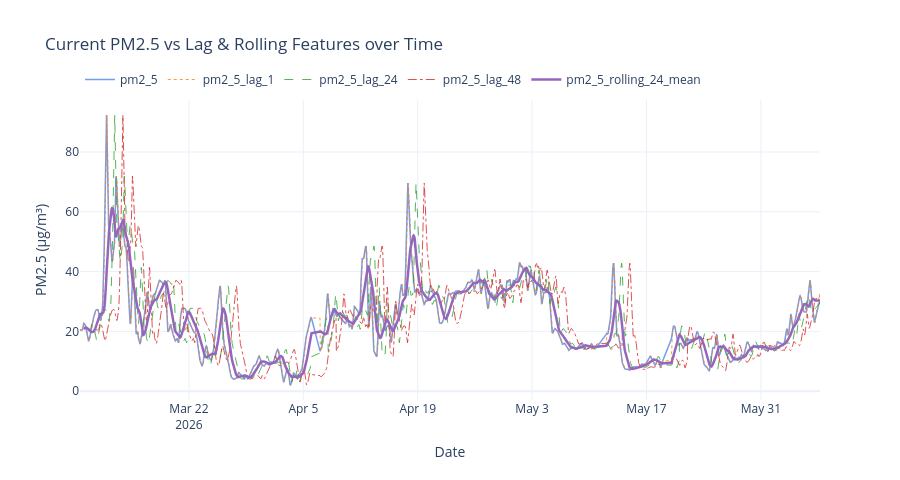

Notebook source saved alongside this figure:
### Markdown cell above
## 20. Engineered Lag & Rolling Features <a id='20'></a>

### Code cell
if not feat_df.empty:
    # Show PM2.5 lag/rolling features as representative example
    lag_features = [c for c in ["pm2_5", "pm2_5_lag_1", "pm2_5_lag_24", "pm2_5_lag_48",
                                 "pm2_5_rolling_6_mean", "pm2_5_rolling_12_mean",
                                 "pm2_5_rolling_24_mean"] if c in feat_df.columns]
    if lag_features:
        fig, axes = plt.subplots(len(lag_features), 1, figsize=(15, 3 * len(lag_features)),
                                 sharex=True)
        if len(lag_features) == 1:
            axes = [axes]
        colors = plt.cm.plasma(np.linspace(0.1, 0.9, len(lag_features)))
        for ax, feat, color in zip(axes, lag_features, colors):
            ax.plot(feat_df["datetime"], feat_df[feat], color=color, linewidth=0.8, alpha=0.85)
            ax.set_ylabel(feat, fontsize=9)
            ax.grid(alpha=0.3)
        axes[-1].set_xlabel("Date (UTC)")
        axes[0].set_title("PM2.5 Lag & Rolling Features (from features collection)", fontsize=13)
        plt.tight_layout()
        plt.show()
    else:
        print("PM2.5 lag features not found in feat_df. Run backfill.py --rebuild-features")

    overlay_features = [c for c in ["pm2_5", "pm2_5_lag_1", "pm2_5_lag_24", "pm2_5_lag_48",
                                    "pm2_5_rolling_24_mean"] if c in feat_df.columns]
    if overlay_features:
        fig = go.Figure()
        styles = [
            dict(color="rgba(100,149,237,0.9)", width=1.5, dash="solid"),
            dict(color="rgba(255,127,14,0.8)",  width=1,   dash="dot"),
            dict(color="rgba(44,160,44,0.8)",   width=1,   dash="dash"),
            dict(color="rgba(214,39,40,0.8)",   width=1,   dash="dashdot"),
            dict(color="rgba(148,103,189,1.0)", width=2.5, dash="solid"),
        ]
        for feat, style in zip(overlay_features, styles):
            fig.add_trace(go.Scatter(
                x=feat_df["datetime"], y=feat_df[feat],
                mode="lines", name=feat, line=style
            ))

        fig.update_layout(
            title="Current PM2.5 vs Lag & Rolling Features over Time",
            xaxis_title="Date", yaxis_title="PM2.5 (µg/m³)",
            height=480, template=PLOTLY_TEMPLATE,
            legend=dict(orientation="h", yanchor="bottom", y=1.02)
        )
        fig.show()
else:
    print("Feature DataFrame is empty. Run feature_engineering.py first.")

from IPython.display import Markdown, display
display(Markdown("### Interpretation\n\nRaw PM2.5 is noisy at hourly resolution, while rolling means progressively smooth the series and highlight multi day pollution episodes. Lagged series track the same March and April spikes."))

### Figure 1 — Plotly figure (JSON) as saved in the notebook; plotly's stock layout.template omitted (floating-point values rounded to 4 significant figures; data arrays with more than 128 entries replaced by an {"elided": "..."} marker saying what was removed)
{"data": [{"line": {"color": "rgba(100,149,237,0.9)", "dash": "solid", "width": 1.5}, "mode": "lines", "name": "pm2_5", "type": "scatter", "x": {"elided": "2091 str values"}, "y": {"elided": "2091 float values"}}, {"line": {"color": "rgba(255,127,14,0.8)", "dash": "dot", "width": 1}, "mode": "lines", "name": "pm2_5_lag_1", "type": "scatter", "x": {"elided": "2091 str values"}, "y": {"elided": "2091 float values"}}, {"line": {"color": "rgba(44,160,44,0.8)", "dash": "dash", "width": 1}, "mode": "lines", "name": "pm2_5_lag_24", "type": "scatter", "x": {"elided": "2091 str values"}, "y": {"elided": "2091 float values"}}, {"line": {"color": "rgba(214,39,40,0.8)", "dash": "dashdot", "width": 1}, "mode": "lines", "name": "pm2_5_lag_48", "type": "scatter", "x": {"elided": "2091 str values"}, "y": {"elided": "2091 float values"}}, {"line": {"color": "rgba(148,103,189,1.0)", "dash": "solid", "width": 2.5}, "mode": "lines", "name": "pm2_5_rolling_24_mean", "type": "scatter", "x": {"elided": "2091 str values"}, "y": {"elided": "2091 float values"}}], "layout": {"height": 480, "legend": {"orientation": "h", "y": 1.02, "yanchor": "bottom"}, "title": {"text": "Current PM2.5 vs Lag & Rolling Features over Time"}, "xaxis": {"title": {"text": "Date"}}, "yaxis": {"title": {"text": "PM2.5 (µg/m³)"}}}}
